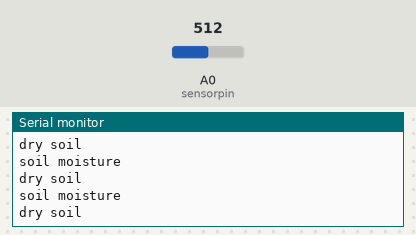
This sketch was run on a simulated Arduino Uno, built with avr-gcc and run on an emulated ATmega328P. Parts: the last lines printed to the serial monitor. Inputs (shaded band) come from the test bench; at power-on: A0 (sensorpin) = 512.

Above: at 1.2 s.
1.3 s: A0 (sensorpin) set to 491
At 1.49 s:
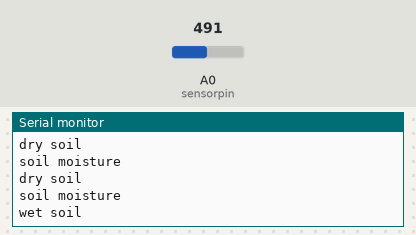
3.0 s: A0 (sensorpin) set to 266
At 3.09 s:
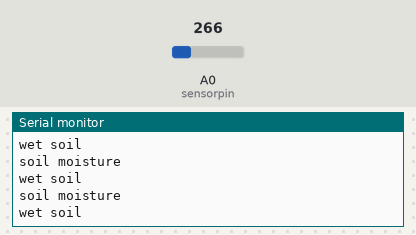
4.5 s: A0 (sensorpin) set to 239
At 4.7 s:
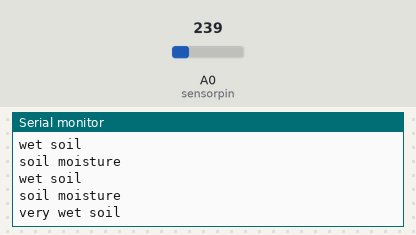

The sketch:

SoilMoistureSensor.ino
```cpp
#define sensorpin A0
float result;
void setup(){
  pinMode(sensorpin,INPUT);
  Serial.begin(9600);
}
void loop(){
  result = analogRead(sensorpin);
  delay(100);
  Serial.println("soil moisture");
//  Serial.println(result);
  if (result >=800){
  Serial.println("very dry soil");
  }
  else if (result >=500){
  Serial.println("dry soil");
  }
  else if (result >=250){
  Serial.println("wet soil");
  }
  else{
  Serial.println("very wet soil");
  }

}
```

Measured:
- the behaviour switches between 500 and 499 on A0 (sensorpin) (found by bisection; images 0 and 1)
- the behaviour switches between 250 and 249 on A0 (sensorpin) (found by bisection; images 2 and 3)
- after the input at 1.3 s, the serial monitor: prints a new line after 0.12 s (image 1)
- after the input at 4.5 s, the serial monitor: prints a new line after 0.13 s (image 3)
